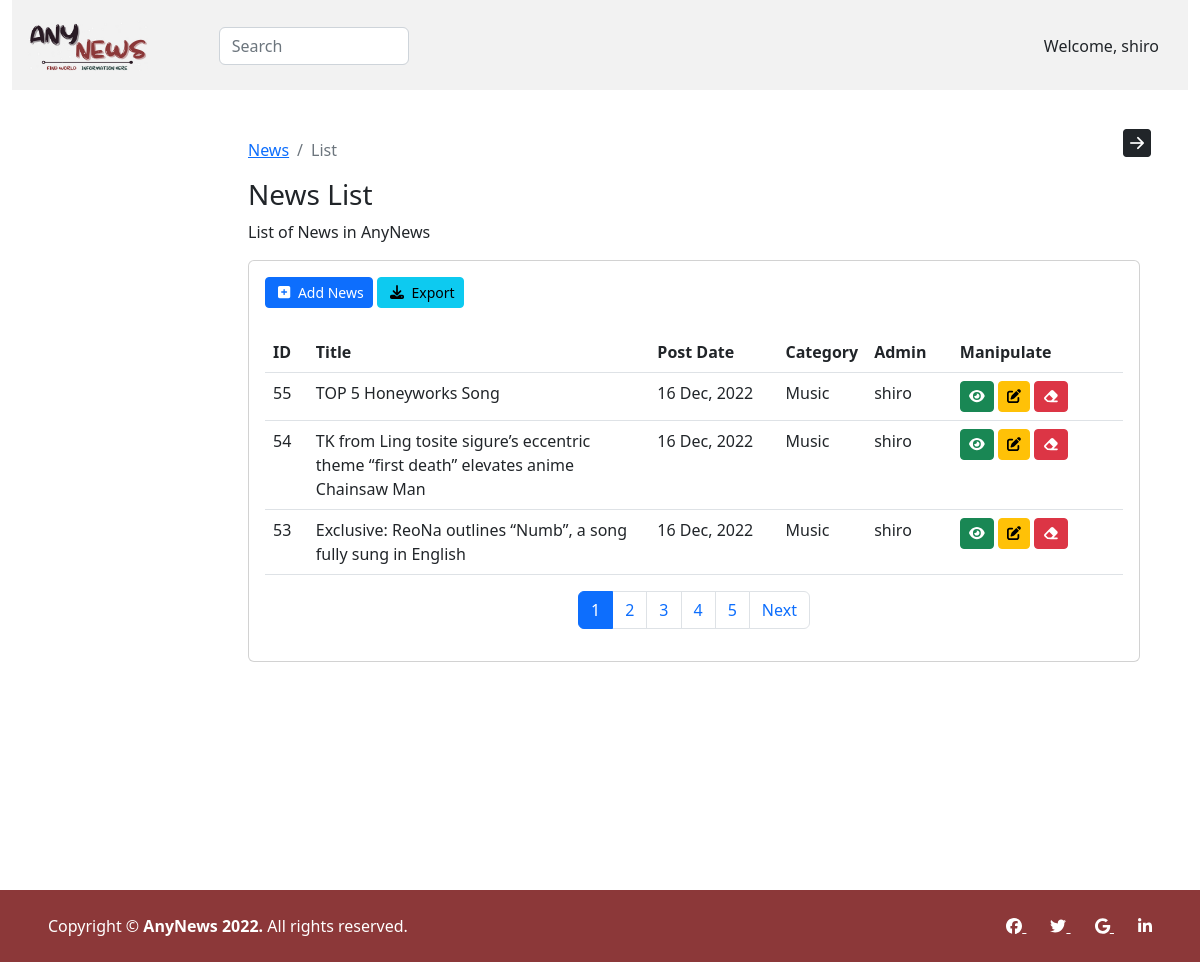
The app's page /admin/news/author.php (signed in), older data.
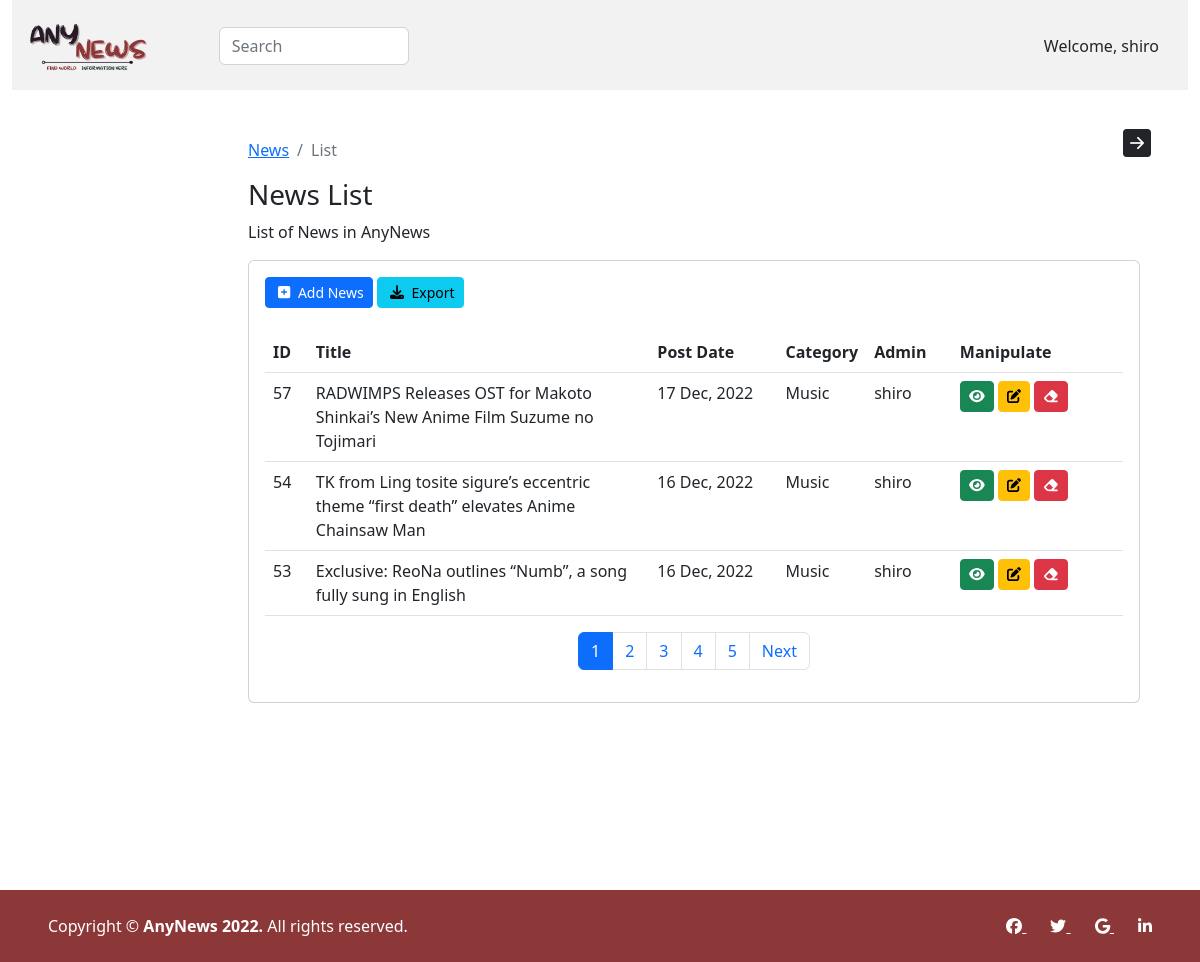
The same page, newer data.
### tables this page shows
CREATE TABLE `news` (
  `news_id` int(11) NOT NULL,
  `title` varchar(150) NOT NULL,
  `description` text NOT NULL,
  `post_date` varchar(50) NOT NULL,
  `category` varchar(100) NOT NULL,
  `admin` int(11) NOT NULL,
  `post_image` varchar(100) NOT NULL
);

CREATE TABLE `categories` (
  `category_id` int(11) NOT NULL,
  `category_name` varchar(100) NOT NULL,
  `post` int(11) NOT NULL
);

### admin/news/author.php (the view, shortened to what the changed rows need)
<!DOCTYPE html>
<html lang="en">
<head>
    <link href="../../assets/vendor/bootstrap/css/bootstrap.min.css" rel="stylesheet">
    <link href="../../assets/vendor/bootstrap-icons/bootstrap-icons.css" rel="stylesheet">
    <link href="../../assets/vendor/font-awesome/css/all.min.css" rel="stylesheet">
    <link href="../../assets/css/dashboard.css" rel="stylesheet">
</head>
<body>
    <div class="container-fluid">
        <div class="container-fluid">
            <div class="row">
                <div class="col min-vh-100 p-4">
                    <main class="col-md-9 ms-sm-auto col-lg-10 px-md-4 py-4">
                        <h1 class="h3">News List</h1>
                        <div class="card">
                            <div class="card-body">
                                <div class="table-responsive">
                                    <?php
                                        include'../../connect.php';
                                        $limit = 3;
                                        if(isset($_GET['page'])){
                                            $page = $_GET['page'];
                                        }else{
                                            $page = 1;
                                        }
                                        $offset = ($page - 1) * $limit;
                                        if($_SESSION['admin_role'] == '1'){
                                        $sql = "SELECT news.news_id, news.title, news.post_date,
                                                categories.category_name, admins.username, news.category
                                                FROM news
                                                LEFT JOIN categories ON news.category = categories.category_id
                                                LEFT JOIN admins ON news.admin = admins.admin_id
                                                ORDER BY news.news_id
                                                DESC LIMIT {$offset},{$limit}";
                                        }elseif($_SESSION['admin_role'] == '0'){
                                        $sql = "SELECT news.news_id, news.title, news.post_date,
                                                categories.category_name, admins.username, news.category
                                                FROM news
                                                LEFT JOIN categories ON news.category = categories.category_id
                                                LEFT JOIN admins ON news.admin = admins.admin_id
                                                WHERE news.admin = {$_SESSION['admin_id']}
                                                ORDER BY news.news_id
                                                DESC LIMIT {$offset},{$limit}";
                                        }
                                        $result = mysqli_query($conn,$sql) or die("Query Failed.");
                                        if (mysqli_num_rows($result) > 0) {
                                    ?>
                                    <table class="table">
                                        <thead>
                                            <tr>
                                                <th width="5%" scope="col">ID</th>
                                                <th width="40%" scope="col">Title</th>
                                                <th width="15%" scope="col">Post Date</th>
                                                <th width="10%" scope="col">Category</th>
                                                <th width="10%" scope="col">Admin</th>
                                                <th width="20%" scope="col">Manipulate</th>
                                            </tr>
                                        </thead>
                                        <tbody>
                                            <?php while ($row = mysqli_fetch_assoc($result)) { ?>
                                                <tr>
                                                    <td class="id"><?php echo $row['news_id']; ?></td>
                                                    <td><?php echo $row['title']; ?></td>
                                                    <td><?php echo $row['post_date']; ?></td>
                                                    <td><?php echo $row['category_name']; ?></td>
                                                    <td><?php echo $row['username']; ?></td>
                                                    <td>
                                                        <a href='read.php?id=<?php echo $row["news_id"]; ?>' class="btn btn-sm btn-success"><i class="fa-solid fa-eye"></i></a>
                                                        <a href='update.php?id=<?php echo $row["news_id"]; ?>' class="btn btn-sm btn-warning"><i class="fa-solid fa-edit"></i></a>
                                                        <a href='delete.php?id=<?php echo $row["news_id"]; ?>&catid=<?php echo $row["category"]; ?>' onclick="return confirm_delete()"
                                                        class="btn btn-sm btn-danger"><i class="fa-solid fa-eraser"></i></a>
                                                    </td>
                                                </tr>
                                            <?php } ?>
                                        </tbody>
                                    </table>
                                    <?php
                                    }
                                        $sql1 = "SELECT * FROM news";
                                        $result1 = mysqli_query($conn, $sql1) or die("Query Failed.");
                                        if(mysqli_num_rows($result1) > 0) {
                                        $total_record = mysqli_num_rows($result1);
                                        $total_page = ceil($total_record / $limit);
                                        echo '<ul class="pagination justify-content-center">';
                                        for($i = 1; $i <= $total_page; $i++){
                                        if($i == $page){
                                            $active = "active";
                                        }else{
                                            $active = "";
                                        }
                                            echo '<li class="page-item '.$active.'"><a class="page-link" href="index.php?page=' . $i . '">' . $i . '</a></li>';
                                        }
                                            echo '</ul>';
                                        }
                                    ?>
                                </div>
                            </div>
                        </div>
                    </main>
                </div>
            </div>
        </div>
    </div>
</body>
</html>

Row changes from the older to the newer data that the page shows:
removed news: news_id "55", title "TOP 5 Honeyworks Song", post_date "16 Dec, 2022", categories.category_name "Music", admins.username "shiro"
added news: news_id "57", title "RADWIMPS Releases OST for Makoto Shinkai’s New Anime Film Suzume no Tojimari", post_date "17 Dec, 2022", categories.category_name "Music", admins.username "shiro"
changed news id 54: title "TK from Ling tosite sigure’s eccentric theme “first death” elevates anime Chainsaw Man" → "TK from Ling tosite sigure’s eccentric theme “first death” elevates Anime Chainsaw Man"
